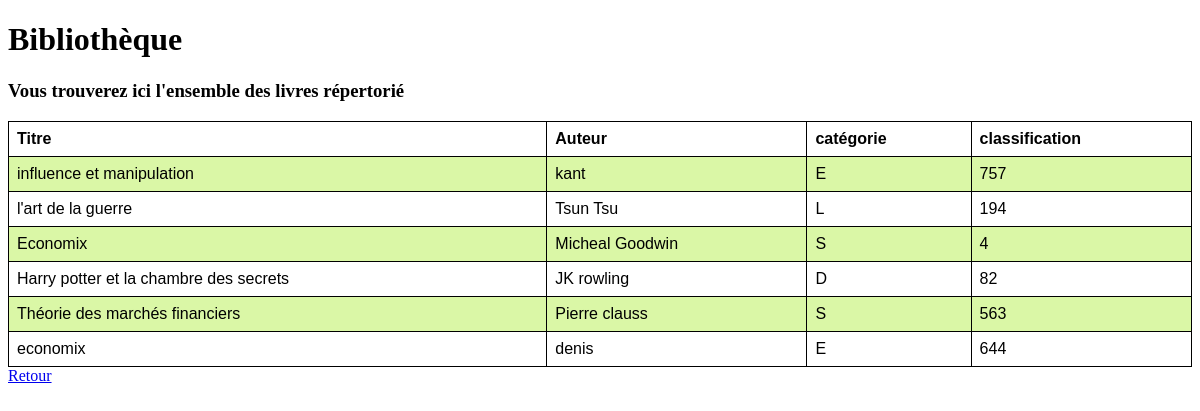
Screenshot of /biblio (signed in) with the database file from the repository.
### blog/models.py (models this page shows, shortened)
class Livre (models.Model):
    titre = models.CharField(max_length=300)
    auteur = models.CharField(max_length=20)
    id_livre = models.IntegerField(blank=True)
    CATEGORIE_CHOICES = (('S','Scientifique'),
        ('D','Divertissement'),
        ('E','Education'),
        ('L','Littérature'),
        )
    categorie = models.CharField (max_length=1, choices=CATEGORIE_CHOICES, null=True)
    genre = models.CharField (max_length=100, null=True, blank=True)

### blog/views.py (the view)
# urls.py: path('biblio',views.bibliotheque),
def bibliotheque (request):
    u1=User.objects.get(email=request.session['email'])
    b=Livre.objects.all()
    dico={"b":b}
    return render (request,'biblio.html',dico)

### blog/templates/biblio.html (shortened to what this page needs)
<!DOCTYPE html>
<html><head><tittle><h1>Bibliothèque</h1></tittle>
<h3>Vous trouverez ici l'ensemble des livres répertorié</h3>
</head>
<body>
    <table>
    <tr><th>Titre</th>
        <th>Auteur</th>
        <th>catégorie</th>
        <th>classification</th>
        </tr>
    {% for livre in b%}
    <tr>
        <td>{{livre.titre}}</td>
        <td>{{livre.auteur}}</td>
        <td>{{livre.categorie}}</td>
        <td>{{livre.id_livre}}</td>
    </tr>
    {%endfor%}
    </table>
    <a href="http://www.localhost:8000/homepage"> Retour</a>
</body>
</html>

### blog/templates/biblio.html (style rules this page uses)
table { font-family: arial, sans-serif; border-collapse: collapse; width: 100%; }
td, th { border: 1px solid #000000; text-align: left; padding: 8px; }
tr:nth-child(even) { background-color: #DAF7A6 ; }

### rows the page displays
Livre: titre "influence et manipulation", auteur "kant", categorie "E", id_livre "757"
Livre: titre "l'art de la guerre", auteur "Tsun Tsu", categorie "L", id_livre "194"
Livre: titre "Economix", auteur "Micheal Goodwin", categorie "S", id_livre "4"
Livre: titre "Harry potter et la chambre des secrets", auteur "JK rowling", categorie "D", id_livre "82"
Livre: titre "Théorie des marchés financiers", auteur "Pierre clauss", categorie "S", id_livre "563"
Livre: titre "economix", auteur "denis", categorie "E", id_livre "644"
